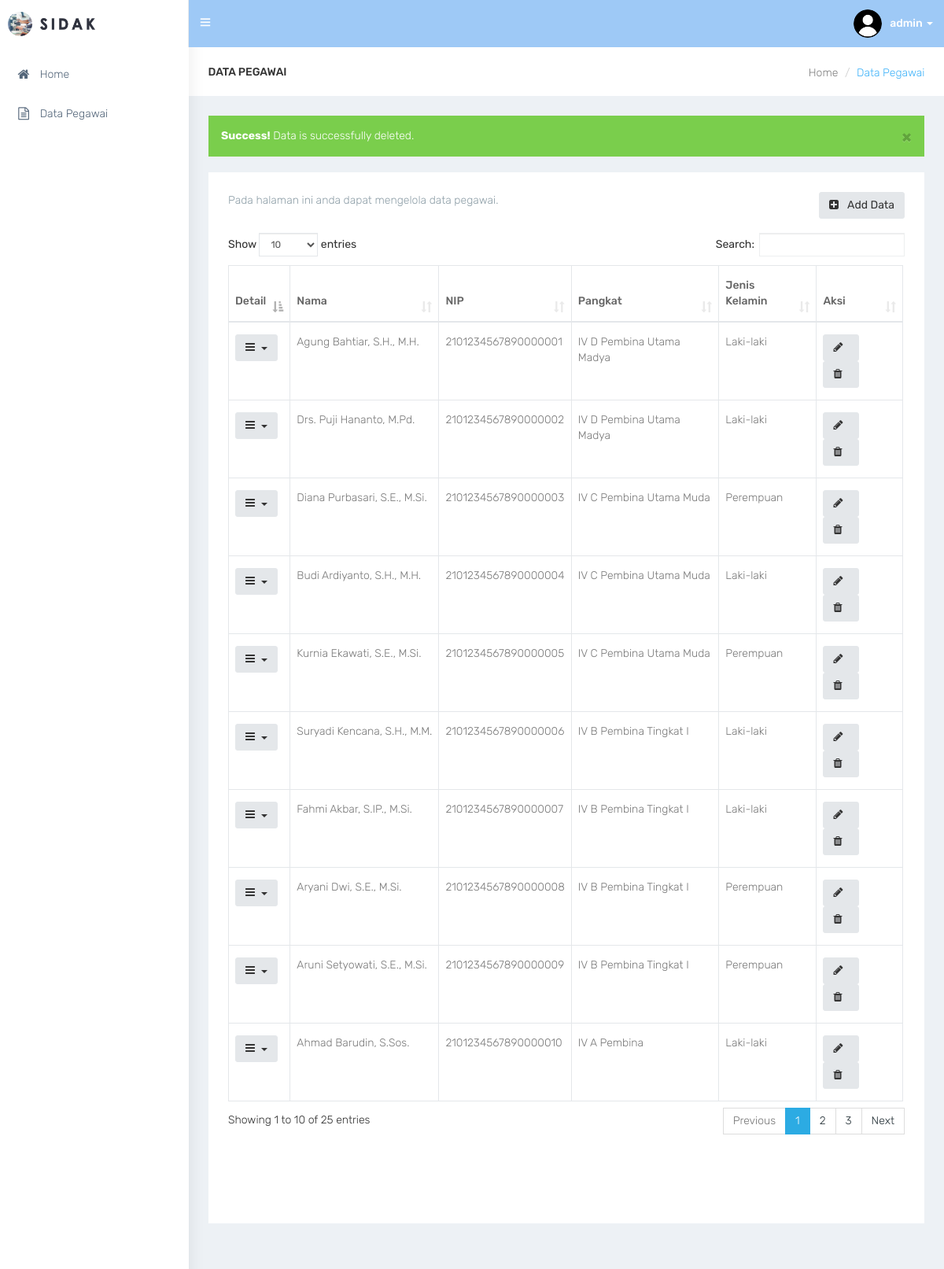
Page /data/1 (signed in) on the committed database.
### tables this page shows
CREATE TABLE `user` (
  `us_id` int(11) NOT NULL,
  `ac_id` int(11) NOT NULL,
  `us_username` varchar(30) NOT NULL,
  `us_password` varchar(100) NOT NULL,
  `us_photo` varchar(100) NOT NULL,
  `us_email` varchar(30) NOT NULL
);

CREATE TABLE `pegawai` (
  `pe_id` int(11) NOT NULL,
  `pe_nama` varchar(255) NOT NULL,
  `pe_nip` varchar(30) NOT NULL,
  `pa_id` int(11) NOT NULL,
  `pe_tempat_lahir` varchar(100) NOT NULL,
  `pe_tanggal_lahir` date NOT NULL,
  `pe_jenis_kelamin` varchar(20) NOT NULL,
  `ag_id` int(11) NOT NULL,
  `st_id` int(11) NOT NULL,
  `pe_no_hp` varchar(15) NOT NULL,
  `pe_email` varchar(100) NOT NULL,
  `pe_no_bpjs` varchar(30) NOT NULL,
  `pr_id` char(2) NOT NULL,
  `kb_id` char(4) NOT NULL,
  `kc_id` char(7) NOT NULL,
  `kl_id` char(10) NOT NULL,
  `pe_alamat` varchar(255) NOT NULL,
  `pe_hobi` varchar(100) NOT NULL
);

CREATE TABLE `pangkat` (
  `pa_id` int(11) NOT NULL,
  `pa_keterangan` varchar(100) NOT NULL
);

### data.php (the view, shortened to what this page needs)
<div id="page-wrapper">
    <div class="container-fluid">
        <div class="row bg-title">
            <div class="col-lg-3 col-md-4 col-sm-4 col-xs-12">
                <h4 class="page-title">Data Pegawai</h4>
            </div>
            <div class="col-lg-9 col-sm-8 col-md-8 col-xs-12">
                <ol class="breadcrumb">
                    <li><a href="index">Home</a></li>
                    <li class="active">Data Pegawai</li>
                </ol>
            </div>
        </div>
        <div class="row">
            <div class="col-sm-12">
                <?php
                    require_once(__DIR__.'/lib/config.php');
                    if (isset($_POST['add'])) {
                        $nama = $_POST['nama'];
                        $nip = $_POST['nip'];
                        $pangkat = $_POST['pangkat'];
                        $tempat_lahir = $_POST['tempat-lahir'];
                        $tanggal_lahir = $_POST['tanggal-lahir'];
                        $jenis_kelamin = $_POST['jenis-kelamin'];
                        $agama = $_POST['agama'];
                        $status = $_POST['status'];
                        $no_hp = $_POST['no-hp'];
                        $email = $_POST['email'];
                        $no_bpjs = $_POST['no-bpjs'];
                        $provinsi = $_POST['provinsi'];
                        $kabupaten = $_POST['kabupaten'];
                        $kecamatan = $_POST['kecamatan'];
                        $kelurahan = $_POST['kelurahan'];
                        $alamat = $_POST['alamat'];
                        $hobi = $_POST['hobi'];
                        $sql = "INSERT INTO pegawai VALUES('','$nama','$nip','$pangkat','$tempat_lahir','$tanggal_lahir','$jenis_kelamin','$agama','$status','$no_hp','$email','$no_bpjs','$provinsi','$kabupaten','$kecamatan','$kelurahan','$alamat','$hobi')";
                        $query = $conn->query($sql);
                        if ($query) {
                            echo "
                            <div class='alert alert-success'>
                                <a href='#' class='close' data-dismiss='alert' aria-label='close'>&times;</a>
                                <strong>Success!</strong> Data is successfully added.
                            </div>";
                        }
                        else{
                            echo "
                            <div class='alert alert-danger'>
                                <a href='#' class='close' data-dismiss='alert' aria-label='close'>&times;</a>
                                <strong>Failed!</strong> Data is failed to add.
                            </div>";
                        }
                    }
                    elseif (isset($_GET['id'])) {
                        $id = $_GET['id'];
                        $sql = "DELETE FROM pegawai WHERE pe_id='$id'";
                        $query = $conn->query($sql);
                        if ($query) {
                            echo "
                            <div class='alert alert-success'>
                                <a href='#' class='close' data-dismiss='alert' aria-label='close'>&times;</a>
                                <strong>Success!</strong> Data is successfully deleted.
                            </div>";
                        }
                        else{
                            echo "
                            <div class='alert alert-danger'>
                                <a href='#' class='close' data-dismiss='alert' aria-label='close'>&times;</a>
                                <strong>Failed!</strong> Data is failed to delete.
                            </div>";
                        }
                    }
                ?>
            </div>
        </div>
        <div class="row">
            <div class="col-sm-12">
                <div class="white-box">
                    <a href="data-add" class="btn btn-default pull-right m-l-20 hidden-xs hidden-sm waves-effect waves-light"><i class="fa fa-plus-square fa-fw" aria-hidden="true"></i> Add Data</a>
                    <p class="text-muted">Pada halaman ini anda dapat mengelola data pegawai.</p><br>
                    <div class="table-responsive">
                        <table class="table table-bordered" id="table_id">
                            <thead>
                                <tr>
                                    <th>Detail</th>
                                    <th>Nama</th>
                                    <th>NIP</th>
                                    <th>Pangkat</th>
                                    <th>Jenis Kelamin</th>
                                    <th>Aksi</th>
                                </tr>
                            </thead>
                            <tbody>
                                <?php
                                    $sql = "SELECT * FROM pegawai JOIN pangkat USING(pa_id)";
                                    $query = $conn->query($sql);
                                    $check = $query->rowCount();
                                    if ($check >= 1) {
                                        while($data = $query->fetch(PDO::FETCH_OBJ)){
                                            echo '
                                            <tr>
                                            <td>
                                                <div class="dropdown">
                                                    <button class="btn btn-default dropdown-toggle" type="button" data-toggle="dropdown"><i class="fa fa-bars fa-fw" aria-hidden="true"></i><span class="caret"></span></button>
                                                    <ul class="dropdown-menu">
                                                        <li><a href="kepangkatan/'.$data->pe_id.'">Riwayat Kepangkatan</a></li>
                                                        <li><a href="pendidikan/'.$data->pe_id.'">Riwayat Pendidikan</a></li>
                                                        <li><a href="jabatan/'.$data->pe_id.'">Riwayat Jabatan</a></li>
                                                        <li><a href="keluarga/'.$data->pe_id.'">Data Keluarga</a></li>
                                                    </ul>
                                                </div>
                                            </td>
                                            <td>'.$data->pe_nama.'</td>
                                            <td>'.$data->pe_nip.'</td>
                                            <td>'.$data->pa_keterangan.'</td>
                                            <td>'.$data->pe_jenis_kelamin.'</td>
                                            <td>
                                                <a href="data-edit/'.$data->pe_id.'" class="btn btn-default waves-effect waves-light"><i class="fa fa-pencil fa-fw" aria-hidden="true"></i></a>
                                                <a href="data/'.$data->pe_id.'" class="btn btn-default waves-effect waves-light"><i class="fa fa-trash fa-fw" aria-hidden="true"></i></a>
                                            </td>
                                            </tr>';
                                        }
                                    }
                                    else{
                                        echo "
                                        <tr>
                                        <td colspan='6' style='text-align:center;'>Table is empty</td>
                                        </tr>";
                                    }
                                ?>
                            </tbody>
                        </table><br><br><br><br>
                    </div>
                </div>
            </div>
        </div>
    </div>
</div>

### lib/lib-topbar.php (shortened to what this page needs)
<nav class="navbar navbar-default navbar-static-top m-b-0">
    <div class="navbar-header" style="background: #9ec9f6;">
        <div class="top-left-part">
            <a class="logo" href="index">
                <b>
                <img src="images/admin-lg.png" alt="home" class="light-logo" style="max-height: 31px;" /></b>
                <span class="hidden-xs">
                <img src="images/admin-tx.png" alt="home" class="light-logo" style="max-height: 15px;" /></span>
            </a>
        </div>
        <ul class="nav navbar-top-links navbar-left">
            <li><a href="javascript:void(0)" class="open-close waves-effect waves-light"><i class="ti-menu"></i></a></li>
        </ul>
        <?php
            require_once(__DIR__.'/config.php');
            $id = $_SESSION['id'];
            $sql = "SELECT * FROM user JOIN access_control USING(ac_id) WHERE us_id='$id'";
            $query = $conn->query($sql);
            $data = $query->fetch(PDO::FETCH_OBJ);
        ?>
        <ul class="nav navbar-top-links navbar-right pull-right">
            <li class="dropdown">
                <a class="dropdown-toggle profile-pic" data-toggle="dropdown" href="#"> <img src="images/user/<?php echo $data->us_photo;?>" alt="user-img" width="36" class="img-circle"><b class="hidden-xs"><?php echo $data->us_username;?> </b><span class="caret"></span> </a>
            </li>
        </ul>
    </div>
</nav>

### css/default.css (style rules this page uses)
body { background: #fff; }
.top-left-part { background: #fff; }
.top-left-part .light-logo { display: inline-block; }
.navbar-header { background: #2f323e; }
.navbar-top-links > li > a { color: #ffffff; }
.bg-title .breadcrumb .active { color: #41b3f9; }

### rows in the picture
user: us_photo (picture), us_username "admin"
pegawai: pe_nama "Agung Bahtiar, S.H., M.H.", pe_nip "2101234567890000001", pa.pa_keterangan "IV D Pembina Utama Madya", pe_jenis_kelamin "Laki-laki"
pegawai: pe_nama "Drs. Puji Hananto, M.Pd.", pe_nip "2101234567890000002", pa.pa_keterangan "IV D Pembina Utama Madya", pe_jenis_kelamin "Laki-laki"
pegawai: pe_nama "Diana Purbasari, S.E., M.Si.", pe_nip "2101234567890000003", pa.pa_keterangan "IV C Pembina Utama Muda", pe_jenis_kelamin "Perempuan"
pegawai: pe_nama "Budi Ardiyanto, S.H., M.H.", pe_nip "2101234567890000004", pa.pa_keterangan "IV C Pembina Utama Muda", pe_jenis_kelamin "Laki-laki"
pegawai: pe_nama "Kurnia Ekawati, S.E., M.Si.", pe_nip "2101234567890000005", pa.pa_keterangan "IV C Pembina Utama Muda", pe_jenis_kelamin "Perempuan"
pegawai: pe_nama "Suryadi Kencana, S.H., M.M.", pe_nip "2101234567890000006", pa.pa_keterangan "IV B Pembina Tingkat I", pe_jenis_kelamin "Laki-laki"
pegawai: pe_nama "Fahmi Akbar, S.IP., M.Si.", pe_nip "2101234567890000007", pa.pa_keterangan "IV B Pembina Tingkat I", pe_jenis_kelamin "Laki-laki"
pegawai: pe_nama "Aryani Dwi, S.E., M.Si.", pe_nip "2101234567890000008", pa.pa_keterangan "IV B Pembina Tingkat I", pe_jenis_kelamin "Perempuan"
pegawai: pe_nama "Aruni Setyowati, S.E., M.Si.", pe_nip "2101234567890000009", pa.pa_keterangan "IV B Pembina Tingkat I", pe_jenis_kelamin "Perempuan"
pegawai: pe_nama "Ahmad Barudin, S.Sos.", pe_nip "2101234567890000010", pa.pa_keterangan "IV A Pembina", pe_jenis_kelamin "Laki-laki"
